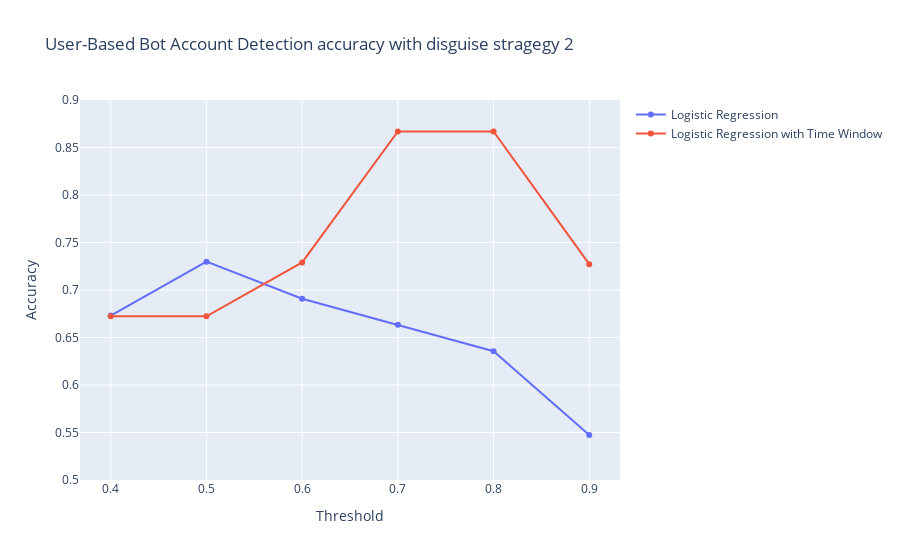

This figure's notebook cell:
### Code cell
# 不同阈值下，针对伪装策略2的效果对比
plot_accuracy_by_user({'Logistic Regression': lr_user_acc_with_thd_2, 'Logistic Regression with Time Window': lr_user_acc_with_thd_timewindow_2},
                      ['Logistic Regression', 'Logistic Regression with Time Window'],
                      title="User-Based Bot Account Detection accuracy with disguise stragegy 2")

### Figure 1 — Plotly figure (JSON) as saved in the notebook; plotly's stock layout.template omitted (floating-point values rounded to 4 significant figures)
{"data": [{"mode": "lines+markers", "name": "Logistic Regression", "type": "scatter", "x": [0.4, 0.5, 0.6, 0.7, 0.8, 0.9], "y": [0.6731, 0.7298, 0.6908, 0.6635, 0.6356, 0.5474]}, {"mode": "lines+markers", "name": "Logistic Regression with Time Window", "type": "scatter", "x": [0.4, 0.5, 0.6, 0.7, 0.8, 0.9], "y": [0.6723, 0.6723, 0.729, 0.8669, 0.8669, 0.7272]}], "layout": {"barmode": "group", "title": {"text": "User-Based Bot Account Detection accuracy with disguise stragegy 2"}, "xaxis": {"title": {"text": "Threshold"}}, "yaxis": {"range": [0.5, 0.9], "title": {"text": "Accuracy"}}}}
